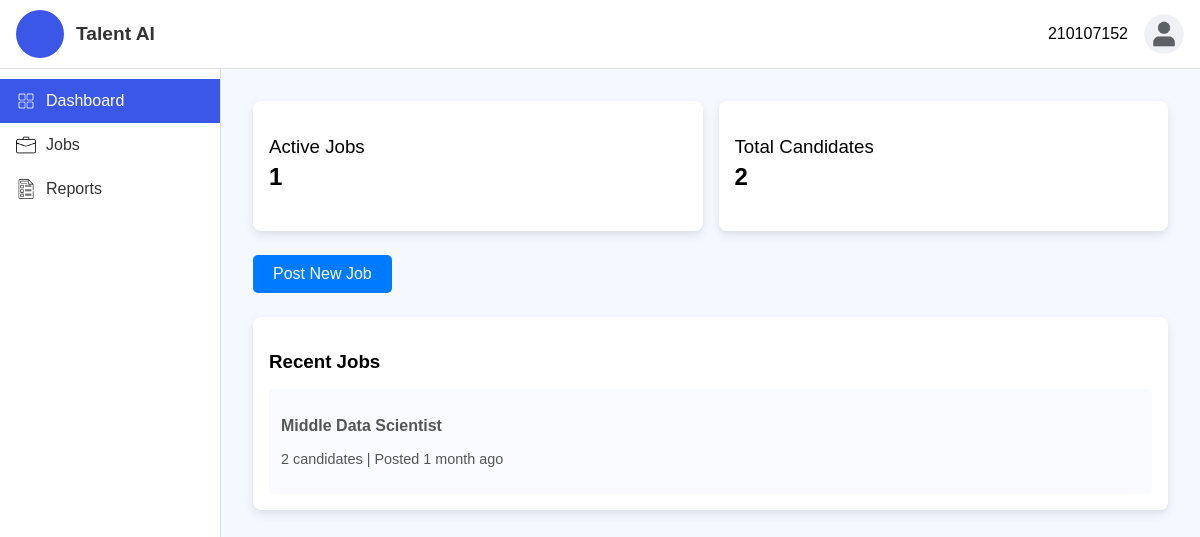
/ (signed in), run on an earlier commit of the app's database.
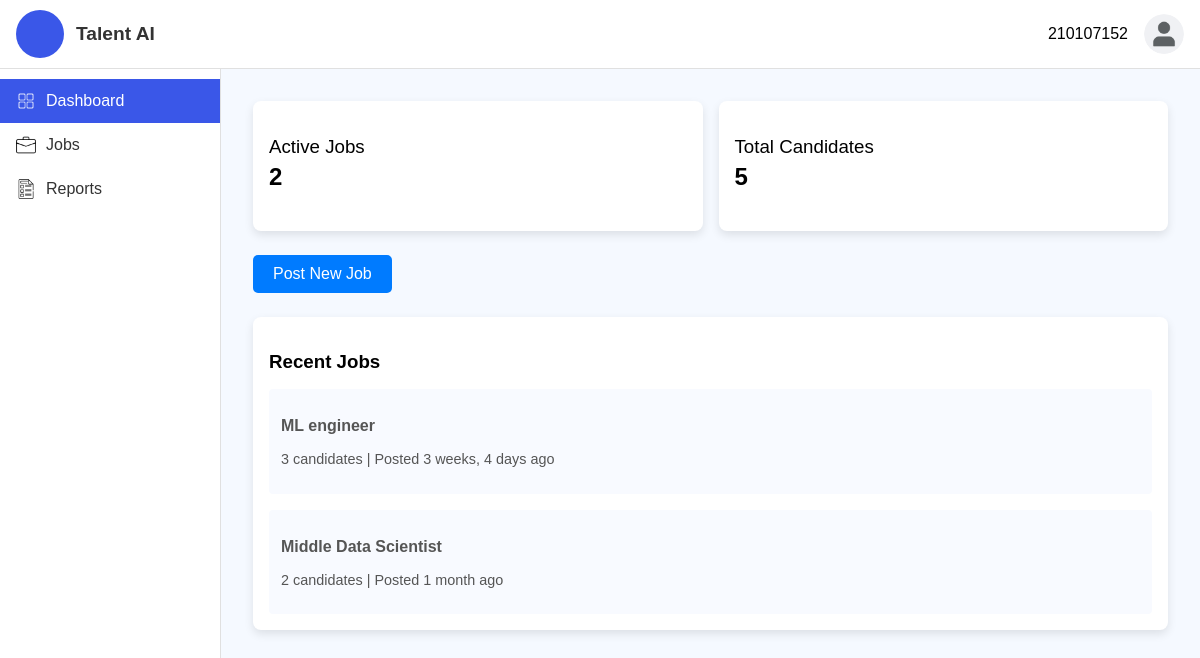
And on a later commit of the database.
### account/models.py (models this page shows, shortened)
class Job(models.Model):
    EMPLOYMENT_TYPE_CHOICES = [
        ('full-time', 'Full-Time'),
        ('part-time', 'Part-Time'),
        ('online', 'Online'),
    ]
    EXPERIENCE_LEVEL_CHOICES = [
        ('entry', 'Entry (0-1 years)'),
        ('mid', 'Mid (1-3 years)'),
        ('senior', 'Senior (3+ years)'),
    ]
    employer = models.ForeignKey(User, on_delete=models.CASCADE)
    job_title = models.CharField(max_length=200)
    location = models.CharField(max_length=100)
    experience_level = models.CharField(max_length=20, choices=EXPERIENCE_LEVEL_CHOICES)
    employment_type = models.CharField(max_length=20, choices=EMPLOYMENT_TYPE_CHOICES)
    requirements = models.TextField()
    skills = models.TextField()
    responsibilities = models.TextField()
    job_description = models.TextField()
    posted_at = models.DateTimeField(auto_now_add=True)
    embedded_details = models.JSONField(default=dict, blank=True, null=True)

### account/views.py (the view)
# urls.py: path('', views.dashboard, name='dashboard'),
@login_required
def dashboard(request):
    recent_jobs = Job.objects.filter(employer=request.user).order_by('-posted_at')[:10]
    jobs = []
    for job in recent_jobs:
        jobs.append((job,len(job.resumes.all())))
    all_jobs = Job.objects.all()
    active_jobs = len(list(all_jobs))
    total_candidates = 0
    for job in all_jobs:
        total_candidates += len(list(job.resumes.all()))
    return render(request,'account/dashboard.html',{'recent_jobs': jobs,
                                                    'active_jobs': active_jobs,
                                                    'total_candidates':total_candidates,
                                                    'user': request.user,
                                                    'active_page': 'dashboard'})

### account/templates/account/dashboard.html (shortened to what this page needs)
{% extends "base.html" %}
{% load static %}
{% block extra_css %}
<link rel="stylesheet" href="{% static 'css/dashboard.css' %}">
{% endblock %}
{% block content %}
<div class="container">
    <div class="statsSection">
        <div class="statCard">
            <h3 class="cardTitle">Active Jobs</h3>
            <p class="cardNumber">{{ active_jobs }}</p>
        </div>
        <div class="statCard">
            <h3 class="cardTitle">Total Candidates</h3>
            <p class="cardNumber">{{total_candidates}}</p>
        </div>
    </div>
    <div class="actions">
        <button class="primaryButton" id="postJobBtn"><a href="{% url 'post_job' %}" class="postjob_a">Post New Job</a></button>
    </div>
    <div class="listsSection">
        <div class="listCard">
            <h3 class="listTitle">Recent Jobs</h3>
            {% for job, resumes in recent_jobs %}
                <div class="listItem">
                    <p class="jobTitle"><a href="{% url 'candidates:job_posts' job_id=job.id %}" style="text-decoration: none; color:#555 ;">{{ job.job_title }}</a></p>
                    <p class="jobDetails">{{ resumes }} candidate{{ resumes|pluralize }}
                      | Posted {{ job.posted_at|timesince  }} ago</p>
                </div>
            {% empty %}
            <h3 class="listTitle">No recent jobs found.</h3>
            {% endfor %}
        </div>
    </div>
</div>
{% endblock %}

What changed in the data, as far as the page shows it:
added Job: job_title "ML engineer", employer "3", posted_at "3 weeks, 4 days"
Also different on the page:
{{ active_jobs }}: "1" → "2"
{{ total_candidates }}: "2" → "5"
